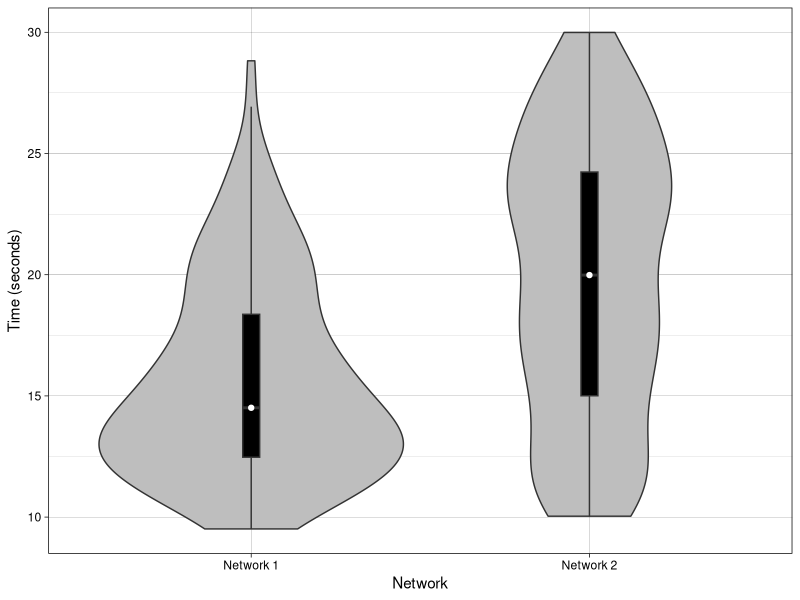

This chart was generated by the following R code:
## ---- chunk 1
library(knitr)
library(tidyverse)
## ---- chunk 2
opts_chunk$set(echo = TRUE)
## ---- chunk 3
disc.dat1 <- read.delim("data/Discovery_time.txt", # fileloc
                        header = FALSE, # no header
                        col.names = "Seconds") # label the column
disc.dat1$Network = factor(c("Network 1")) # Add a column called 'Network' with the network name
disc.dat1$Seconds = disc.dat1$Seconds/1000 # convert to seconds

disc.dat2 <- data.frame("Seconds" = sample(10000:30000, 160, replace=T)) 
disc.dat2$Network = factor(c("Network 2")) # Add a column called 'Network' with the network name
disc.dat2$Seconds = disc.dat2$Seconds/1000 # convert to seconds
## ---- chunk 4
data = rbind(disc.dat1, disc.dat2) # add each dataset here.
## ---- chunk 5
med.data = data %>%
  group_by(Network) %>%
  summarise(Median = median(Seconds))
head(med.data)
## ---- chunk 6
ggplot(data = data, aes(x = Network, y = Seconds, group = Network)) +
  theme_linedraw() + 
  geom_violin(position = "dodge", fill = "grey") + 
  geom_boxplot(width= 0.05, 
               outlier.colour = NA,
               position = "dodge", 
               fill = "black") +
  
  geom_point(data = med.data, aes(x = Network, y = Median),
             colour = "white") + 
  
  labs(y = "Time (seconds)", x = "Network")
  
